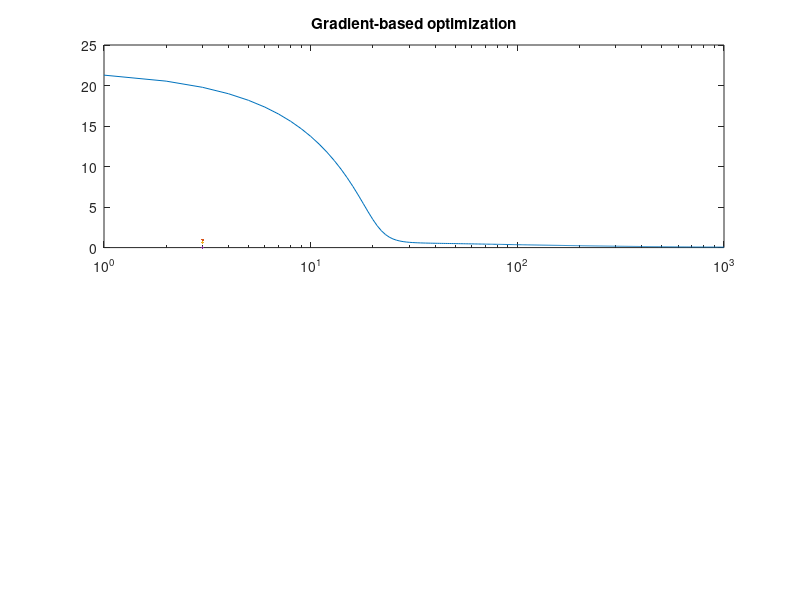

The MATLAB script that drew this image: (Note: this script raises an error after producing the figure.)
clear all
clc
%% Author: Abdelrahman, Abdelrahman-OPUS Lab (Date: May 18, 2025)
% Purpose: plot the cost over the course of optimization-figure 2b
%% plot the <cost> as a function of iterations
load("cost_history.mat")
load('costHistory_analysis.mat') 
absolute_min = -8*log(1/8); % each desired state has ~100/8 probability  
color1 = [169/255, 117/255, 49/255];
color2 = [248/255, 161/255, 0/255]; 

figure;
subplot(2,1,1);
semilogx(1:length(cost_vs_iterations_analysis), (cost_vs_iterations_analysis-absolute_min),...
    LineWidth=3, Color=color2)
title("Gradient-based optimization")
ax = gca; ax.FontSize=20; ax.FontName = 'Arial';
xlim([0, 300])
ylim([0,23])

subplot(2,1,2);
semilogx(1:length(cost_history), (cost_history-absolute_min),'-',...
    LineWidth=3, Color=color1)
title("Gradient-free optimization")
ax = gca; ax.FontSize=20; ax.FontName = 'Arial';
xlim([0, 300])
ylim([0,23])
